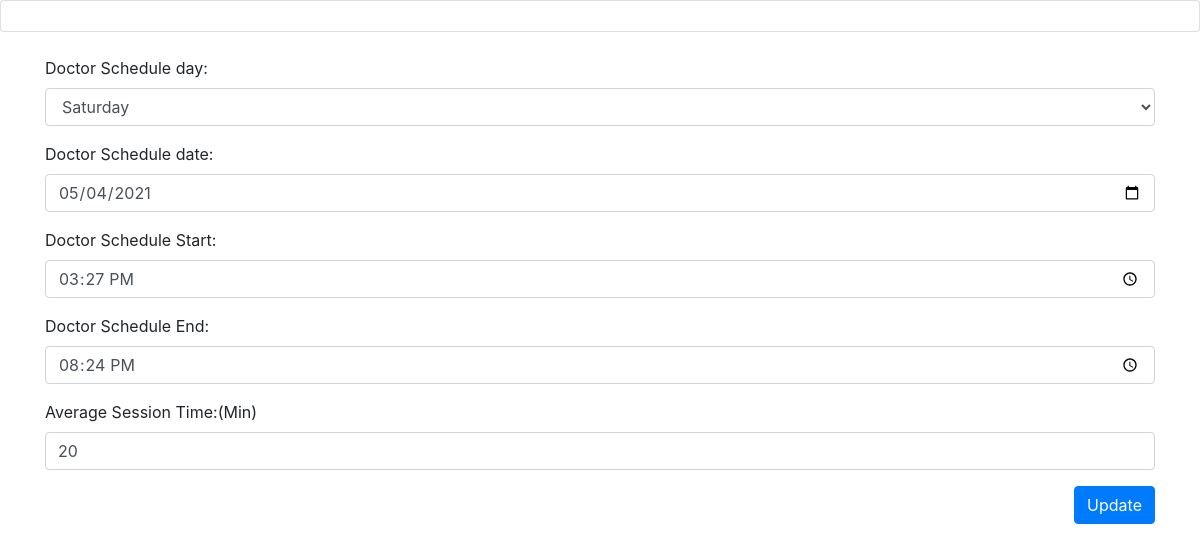
Page /edit.php?editId=3 on the committed database.
### tables this page shows
CREATE TABLE `doctors_schedule` (
  `Doctors_Schedule_ID` int(11) NOT NULL,
  `Doctor_ID` int(11) NOT NULL,
  `Doctors_Schedule_day` enum('Sunday','Monday','Tuesday','Wednesday','Thursday','Friday','Saturday') NOT NULL,
  `Doctors_Schedule_date` date NOT NULL,
  `Doctors_Schedule_Start` time NOT NULL,
  `Doctors_Schedule_End` time NOT NULL,
  `Average_Session_Time` int(11) NOT NULL
);

### Doctor.php (called while the page is built, shortened)
<?php
	class Doctor
	{
	private $servername = "localhost";
	private $username 	= "root";
	private $password 	= "";
	private $database 	= "clinic_web_app";
	public  $con;
		public function __construct()
		{
			$this->con = new mysqli($this->servername, $this->username,$this->password,$this->database);
			if(mysqli_connect_error()) {
				trigger_error("Failed to connect to MySQL: " . mysqli_connect_error());
			}else{
				return $this->con;
			}
		}
		public function displyaRecordById($id)
		{
			$query = "SELECT * FROM doctors_schedule WHERE Doctors_Schedule_ID = '$id'";
			$result = $this->con->query($query);
			if ($result->num_rows > 0) {
				$row = $result->fetch_assoc();
				return $row;
			}else{
				echo "Schedule not found";
			}
		}
	}
?>

### edit.php (the view, shortened to what this page needs)
<?php
  include 'Doctor.php';
  $DoctorObj = new Doctor();
  if(isset($_GET['editId']) && !empty($_GET['editId'])) {
    $editId = $_GET['editId'];
    $DoctorSch = $DoctorObj->displyaRecordById($editId);
  }
?>
<!DOCTYPE html>
<html lang="en">
<head>
  <link rel="stylesheet" href="https://maxcdn.bootstrapcdn.com/bootstrap/4.5.2/css/bootstrap.min.css">
  <link rel="stylesheet" href="https://pro.fontawesome.com/releases/v5.10.0/css/all.css"/>
</head>
<body>
<div class="card text-center" style="padding:15px;">
</div><br>
<div class="container">
  <form action="edit.php" method="POST">
    <div class="form-group">
      <label for="name">Doctor Schedule day:</label>
      <select class="form-control" name="UDoctorsScheduleday" value="<?php echo $DoctorSch['Doctors_Schedule_day']; ?>" required="">
     <option value="Saturday">Saturday</option>
</select>
    </div>
    <div class="form-group">
       <label>Doctor Schedule date:</label>
        <input type="date" class="form-control" name="UDoctorsScheduledate" value="<?php echo $DoctorSch['Doctors_Schedule_date']; ?>" required="">
    </div>
    <div class="form-group">
      <label >Doctor Schedule Start:</label>
      <input type="time" class="form-control" name="UDoctorsScheduleStart" value="<?php echo $DoctorSch['Doctors_Schedule_Start']; ?>" required="">
    </div>
<div class="form-group">
      <label >Doctor Schedule End:</label>
      <input type="time" class="form-control" name="UDoctorsScheduleEnd" value="<?php echo $DoctorSch['Doctors_Schedule_End']; ?>" required="">
    </div>
    <div class="form-group">
    <label >Average Session Time:(Min)</label>
      <input type="number" min="10" max="60" step="10" class="form-control" name="UAverageSessionTime" value="<?php echo $DoctorSch['Average_Session_Time']; ?>" required="">
    </div>
    <div class="form-group">
      <input type="submit" name="update" class="btn btn-primary" style="float:right;" value="Update">
    </div>
  </form>
</div>
</body>
</html>

### rows in the picture
doctors_schedule: UDoctorsScheduleday "Saturday", UDoctorsScheduledate "05/04/2021", UDoctorsScheduleStart "15:27:00", UDoctorsScheduleEnd "20:24:00", UAverageSessionTime "20"
